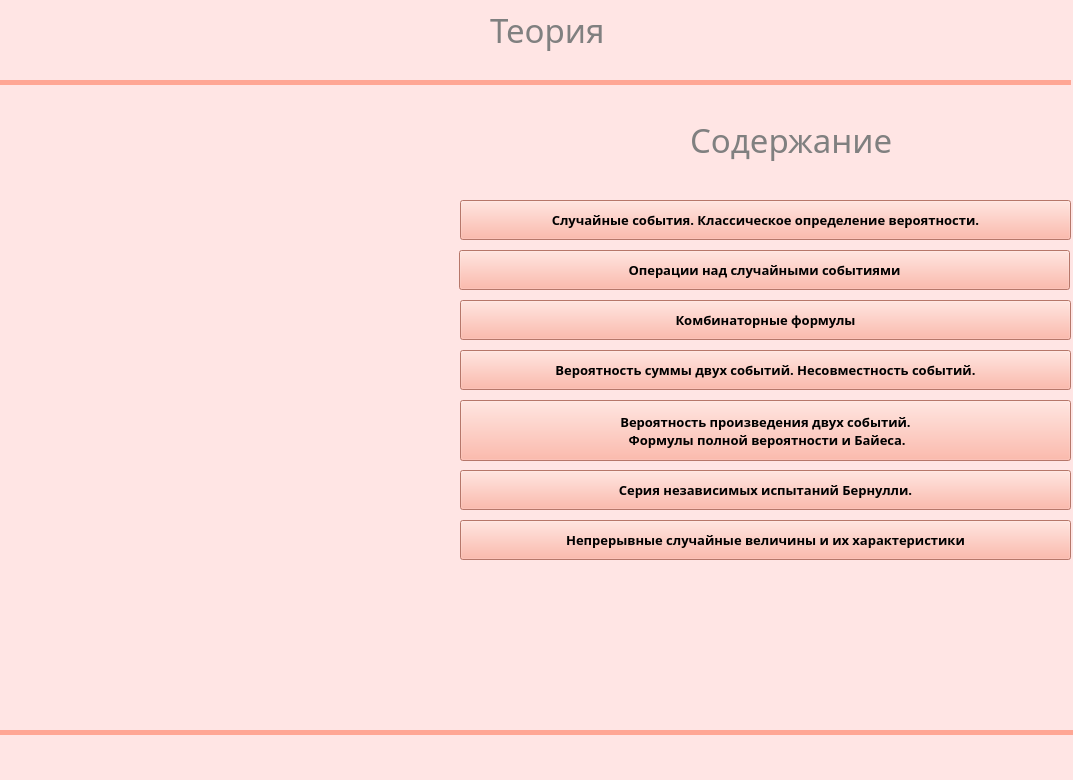
<?xml version="1.0" encoding="UTF-8"?>
<ui version="4.0">
 <class>MainWindow</class>
 <widget class="QMainWindow" name="MainWindow">
  <property name="geometry">
   <rect>
    <x>0</x>
    <y>0</y>
    <width>1073</width>
    <height>780</height>
   </rect>
  </property>
  <property name="windowTitle">
   <string>MainWindow</string>
  </property>
  <property name="styleSheet">
   <string notr="true">background-color: rgb(255, 229, 228);</string>
  </property>
  <widget class="QWidget" name="centralwidget">
   <widget class="QLabel" name="label">
    <property name="geometry">
     <rect>
      <x>490</x>
      <y>-20</y>
      <width>250</width>
      <height>100</height>
     </rect>
    </property>
    <property name="font">
     <font>
      <family>Haettenschweiler</family>
      <pointsize>25</pointsize>
      <weight>50</weight>
      <italic>false</italic>
      <bold>false</bold>
     </font>
    </property>
    <property name="styleSheet">
     <string notr="true">color: grey

</string>
    </property>
    <property name="text">
     <string>Теория</string>
    </property>
   </widget>
   <widget class="QLabel" name="label_4">
    <property name="geometry">
     <rect>
      <x>0</x>
      <y>80</y>
      <width>1071</width>
      <height>5</height>
     </rect>
    </property>
    <property name="styleSheet">
     <string notr="true">background-color: rgb(255, 166, 148);</string>
    </property>
    <property name="text">
     <string/>
    </property>
   </widget>
   <widget class="QLabel" name="label_2">
    <property name="geometry">
     <rect>
      <x>0</x>
      <y>80</y>
      <width>551</width>
      <height>371</height>
     </rect>
    </property>
    <property name="text">
     <string/>
    </property>
    <property name="pixmap">
     <pixmap>../../Downloads/pngwing.com (1).png</pixmap>
    </property>
   </widget>
   <widget class="QLabel" name="label_3">
    <property name="geometry">
     <rect>
      <x>0</x>
      <y>-30</y>
      <width>491</width>
      <height>1001</height>
     </rect>
    </property>
    <property name="text">
     <string/>
    </property>
    <property name="pixmap">
     <pixmap>../../Downloads/pngwing.com (1).png</pixmap>
    </property>
   </widget>
   <widget class="QLabel" name="label_5">
    <property name="geometry">
     <rect>
      <x>0</x>
      <y>730</y>
      <width>1074</width>
      <height>5</height>
     </rect>
    </property>
    <property name="styleSheet">
     <string notr="true">background-color: rgb(255, 166, 148);</string>
    </property>
    <property name="text">
     <string/>
    </property>
   </widget>
   <widget class="QPushButton" name="pushButton">
    <property name="geometry">
     <rect>
      <x>460</x>
      <y>200</y>
      <width>611</width>
      <height>40</height>
     </rect>
    </property>
    <property name="font">
     <font>
      <family>Segoe Script</family>
      <pointsize>10</pointsize>
      <weight>75</weight>
      <bold>true</bold>
     </font>
    </property>
    <property name="styleSheet">
     <string notr="true">background-color: rgb(170, 85, 255);
background-color: rgb(255, 166, 148);</string>
    </property>
    <property name="text">
     <string>Случайные события. Классическое определение вероятности.</string>
    </property>
   </widget>
   <widget class="QLabel" name="label_6">
    <property name="geometry">
     <rect>
      <x>690</x>
      <y>90</y>
      <width>250</width>
      <height>100</height>
     </rect>
    </property>
    <property name="font">
     <font>
      <family>Haettenschweiler</family>
      <pointsize>25</pointsize>
      <weight>50</weight>
      <italic>false</italic>
      <bold>false</bold>
     </font>
    </property>
    <property name="styleSheet">
     <string notr="true">color: grey
</string>
    </property>
    <property name="text">
     <string>Содержание</string>
    </property>
   </widget>
   <widget class="QPushButton" name="pushButton_2">
    <property name="geometry">
     <rect>
      <x>459</x>
      <y>250</y>
      <width>611</width>
      <height>40</height>
     </rect>
    </property>
    <property name="font">
     <font>
      <family>Segoe Script</family>
      <pointsize>10</pointsize>
      <weight>75</weight>
      <bold>true</bold>
     </font>
    </property>
    <property name="styleSheet">
     <string notr="true">background-color: rgb(170, 85, 255);
background-color: rgb(255, 166, 148);</string>
    </property>
    <property name="text">
     <string>Операции над случайными событиями</string>
    </property>
   </widget>
   <widget class="QPushButton" name="pushButton_3">
    <property name="geometry">
     <rect>
      <x>460</x>
      <y>300</y>
      <width>611</width>
      <height>40</height>
     </rect>
    </property>
    <property name="font">
     <font>
      <family>Segoe Script</family>
      <pointsize>10</pointsize>
      <weight>75</weight>
      <bold>true</bold>
     </font>
    </property>
    <property name="styleSheet">
     <string notr="true">background-color: rgb(170, 85, 255);
background-color: rgb(255, 166, 148);</string>
    </property>
    <property name="text">
     <string>Комбинаторные формулы</string>
    </property>
   </widget>
   <widget class="QPushButton" name="pushButton_4">
    <property name="geometry">
     <rect>
      <x>460</x>
      <y>350</y>
      <width>611</width>
      <height>40</height>
     </rect>
    </property>
    <property name="font">
     <font>
      <family>Segoe Script</family>
      <pointsize>10</pointsize>
      <weight>75</weight>
      <bold>true</bold>
     </font>
    </property>
    <property name="styleSheet">
     <string notr="true">background-color: rgb(170, 85, 255);
background-color: rgb(255, 166, 148);</string>
    </property>
    <property name="text">
     <string>Вероятность суммы двух событий. Несовместность событий.</string>
    </property>
   </widget>
   <widget class="QPushButton" name="pushButton_5">
    <property name="geometry">
     <rect>
      <x>460</x>
      <y>400</y>
      <width>611</width>
      <height>61</height>
     </rect>
    </property>
    <property name="font">
     <font>
      <family>Segoe Script</family>
      <pointsize>10</pointsize>
      <weight>75</weight>
      <bold>true</bold>
     </font>
    </property>
    <property name="styleSheet">
     <string notr="true">background-color: rgb(170, 85, 255);
background-color: rgb(255, 166, 148);</string>
    </property>
    <property name="text">
     <string>Вероятность произведения двух событий.
 Формулы полной вероятности и Байеса.</string>
    </property>
   </widget>
   <widget class="QPushButton" name="pushButton_6">
    <property name="geometry">
     <rect>
      <x>460</x>
      <y>470</y>
      <width>611</width>
      <height>40</height>
     </rect>
    </property>
    <property name="font">
     <font>
      <family>Segoe Script</family>
      <pointsize>10</pointsize>
      <weight>75</weight>
      <bold>true</bold>
     </font>
    </property>
    <property name="styleSheet">
     <string notr="true">background-color: rgb(170, 85, 255);
background-color: rgb(255, 166, 148);</string>
    </property>
    <property name="text">
     <string>Серия независимых испытаний Бернулли.</string>
    </property>
   </widget>
   <widget class="QPushButton" name="pushButton_7">
    <property name="geometry">
     <rect>
      <x>460</x>
      <y>520</y>
      <width>611</width>
      <height>40</height>
     </rect>
    </property>
    <property name="font">
     <font>
      <family>Segoe Script</family>
      <pointsize>10</pointsize>
      <weight>75</weight>
      <bold>true</bold>
     </font>
    </property>
    <property name="styleSheet">
     <string notr="true">background-color: rgb(170, 85, 255);
background-color: rgb(255, 166, 148);</string>
    </property>
    <property name="text">
     <string>Непрерывные случайные величины и их характеристики</string>
    </property>
   </widget>
   <zorder>label_3</zorder>
   <zorder>label_2</zorder>
   <zorder>label</zorder>
   <zorder>label_4</zorder>
   <zorder>label_5</zorder>
   <zorder>pushButton</zorder>
   <zorder>label_6</zorder>
   <zorder>pushButton_2</zorder>
   <zorder>pushButton_3</zorder>
   <zorder>pushButton_4</zorder>
   <zorder>pushButton_5</zorder>
   <zorder>pushButton_6</zorder>
   <zorder>pushButton_7</zorder>
  </widget>
  <widget class="QMenuBar" name="menubar">
   <property name="geometry">
    <rect>
     <x>0</x>
     <y>0</y>
     <width>1073</width>
     <height>26</height>
    </rect>
   </property>
  </widget>
  <widget class="QStatusBar" name="statusbar"/>
 </widget>
 <resources/>
 <connections/>
</ui>
